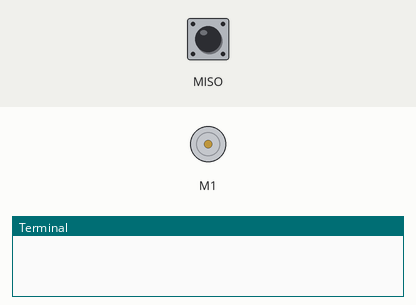
Bench run of a program on a simulated Raspberry Pi (BCM pin numbers). Parts: DC motor (green arrow = forward, orange = backward, longer = faster), the last lines printed to the terminal. The test bench sets the inputs (shaded band); at power-on: MISO LOW.

Above: at 1.2 s.
1.3 s: MISO pulled HIGH for 0.15 s
At 2.4 s:
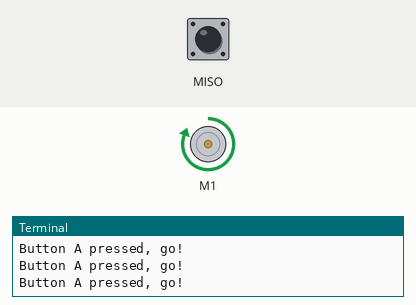
2.9 s: MISO pulsed HIGH 5 times (0.12 s each, 0.3 s apart)
At 3.7 s:
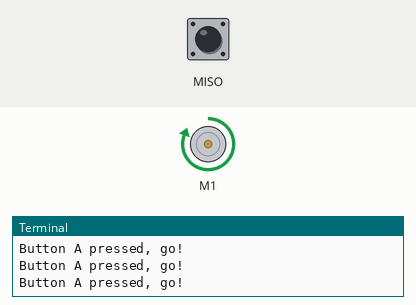
Timing chart, 0 to 5.9 s (numbered marks = the images above; inputs shaded):
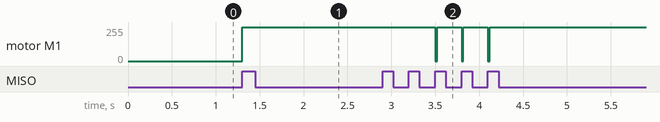

The program:

main.py
```python
#!/usr/bin/env python
""" Main bot module to be compiled down to MicroPython """

from digitalio import DigitalInOut, Pull, Direction
import board
from adafruit_crickit import crickit

# Two onboard CPX buttons for input (low level saves memory)
BUTTON_A = DigitalInOut(board.BUTTON_A)
BUTTON_A.direction = Direction.INPUT
BUTTON_A.pull = Pull.DOWN

BUTTON_B = DigitalInOut(board.BUTTON_B)
BUTTON_B.direction = Direction.INPUT
BUTTON_B.pull = Pull.DOWN

""" Create one motor on seesaw motor port #1 """
MOTOR = crickit.dc_motor_1

def start_motor():
    """ Helper function to start motor """
    print("Button A pressed, go!")
    MOTOR.throttle = 1.0  # full speed!

def stop_motor():
    """ Helper function to stop motor """
    print("Button B pressed, stop!")
    MOTOR.throttle = 0    # stop!


while True:
    if BUTTON_A.value:
        start_motor()
    elif BUTTON_B.value:
        stop_motor()
```

Measured:
- after the input at 1.3 s, motor M1: stopped → forward 255/255 at once
- after the input at 2.9 s, motor M1: alternates forward 255/255 for 0.28 s and stopped for 0.02 s, 6 changes in all, then stays forward 255/255, starting after 0.60 s
